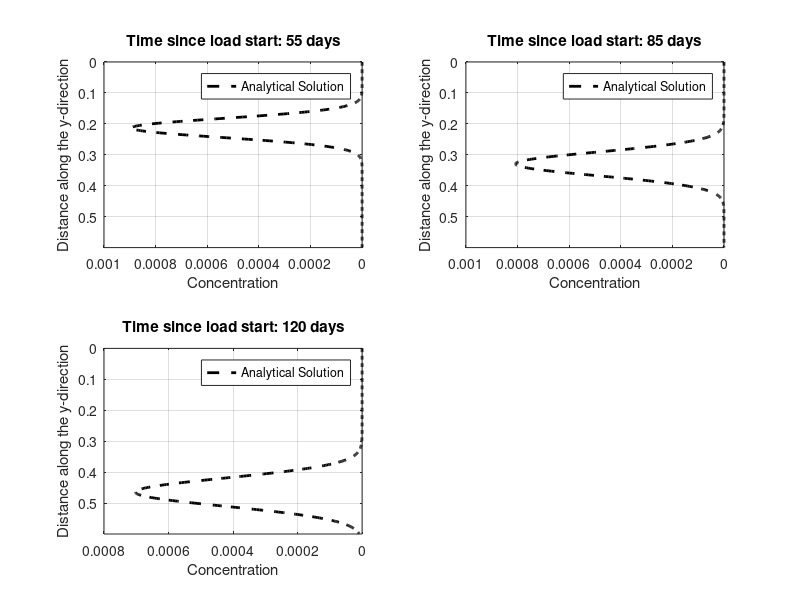

MATLAB code to generate this figure:

% 2-dimensional analytical solution - Transient (using the analytical solution for
% instantaneous point source integrated with respect to time)

function AnltSOL_TRANSIENT_paperWRR

%%%%%%%%%%%%%%%%%%%%%%%%%%%%%%%%%%%%%%%%%%%
% CHOOSE TEST %%%%%%%%%%%%%%%%%%%%%%%%%%%%%%
%%%%%%%%%%%%%%%%%%%%%%%%%%%%%%%%%%%%%%%%%%%

% test = 2; % 2_nrTrans_instS_PorMedia
% test = 4; % 4_nrTrans_contS_PorMedia
% test = 6; % 6_nrTrans_instS_PorMedia_linDecay
% test = 8; % 8_nrTrans_contS_PorMedia_linDecay
 
test = 2; 

%%%%%%%%%%%%%%%%%%%%%%%%%%%%%%%%%%%%%%%%%%%
% General mdoel setup %%%%%%%%%%%%%%%%%%%%%
% Don't change
%%%%%%%%%%%%%%%%%%%%%%%%%%%%%%%%%%%%%%%%%%%
ny                          = 600;          % number of layers (in mm)
Dy                          = 0.0001;      	% longiitudinal dispersivity - y-direction m2/s
specificYield               = 0.23;         % (-)
iLayerLiqFluxSoil_summa_m_s = 1.0359700931174889e-08; % m/s
mLayerDepth_summa_m         = 0.006;        % m

% Preliminary calcs %%%%%%%%%%%%%%%%%%%%%%%%%%%%%%%%
% Intersticial flow velocity because of specific yield
iLayerLiqFluxSoil_summa_mm_s = iLayerLiqFluxSoil_summa_m_s * 1000; % mm/s
iLayerLiqFluxSoil_summa_mm_s_intersticial =...
    iLayerLiqFluxSoil_summa_mm_s / specificYield;       % m/s

V = iLayerLiqFluxSoil_summa_mm_s_intersticial;
%L = V * 60 * 60 * 24 * 20 / 1000;

mLayerDepth_summa_mm = mLayerDepth_summa_m * 1000;

% Time steps
if test == 4 || test == 8 
    tsim = [...
            60 * 60 * 24 * 15,...
            60 * 60 * 24 * 70,...
            60 * 60 * 24 * 120,...
            ];
elseif test == 2 || test == 6 
    tsim = [...
            60 * 60 * 24 * 55,...
            60 * 60 * 24 * 85,...
            60 * 60 * 24 * 120,...
            ];
end

% Storing %%%%%%%%%%%%%%%%%%%%%%%%%%%%%%%%
storage.Dy = Dy;
storage.tsim = tsim;
storage.V = V;
storage.ny = ny;

%%%%%%%%%%%%%%%%%%%%%%%%%%%%%%%%%%%%%%%%%%%%%%%%%%%%%%%%%%%%%%%%%%%%%%
n_ti = numel(tsim);
for ti = 1:n_ti
    
    tsim_i = tsim(ti);
    
    if test == 4 || test == 8 
        
        % Input concentration (continuous)
        C0 = 2;
         
        % Set reation rate
        if test == 4; r = 0; end                % conservative
        if test == 8; r = 0.01/(60*60*24); end  % linear decay
        storage.C0 = C0;
        storage.r = r;
        save InputData storage;
        
        % Call analytical solver
        Analytical_calc_1D_contS(tsim_i)
        
    elseif test == 2 || test == 6
        
        % Input mass (instantaneous)
        M = 350;
        
        % Mass of the receiving node
        mLayerVolFracLiq = [0.2007, 0.2014, 0.2020, 0.2027, 0.2034, 0.2041, 0.2048, 0.2055, 0.2063, 0.2070, 0.2077, 0.2085, 0.2093, 0.2101, 0.2109, 0.2117, 0.2125, 0.2133, 0.2141, 0.2150, 0.2159, 0.2167, 0.2176, 0.2185, 0.2194, 0.2204, 0.2213, 0.2223, 0.2232, 0.2242, 0.2252, 0.2262, 0.2272, 0.2283, 0.2293, 0.2304, 0.2315, 0.2326, 0.2337, 0.2348, 0.2360, 0.2372, 0.2384, 0.2396, 0.2408, 0.2420, 0.2433, 0.2446, 0.2459, 0.2472, 0.2485, 0.2499, 0.2513, 0.2527, 0.2541, 0.2555, 0.2570, 0.2584, 0.2599, 0.2615, 0.2630, 0.2646, 0.2662, 0.2678, 0.2694, 0.2711, 0.2727, 0.2744, 0.2761, 0.2779, 0.2796, 0.2814, 0.2832, 0.2850, 0.2869, 0.2888, 0.2906, 0.2925, 0.2945, 0.2964, 0.2984, 0.3003, 0.3023, 0.3043, 0.3063, 0.3083, 0.3104, 0.3124, 0.3145, 0.3165, 0.3186, 0.3206, 0.3227, 0.3247, 0.3268, 0.3288, 0.3308, 0.3328, 0.3348, 0.3368];
        hru_area_m2      = 32700;
        
        mLayerVolFracWat_summa_m3 = mLayerVolFracLiq * hru_area_m2 * mLayerDepth_summa_m;
        mLayerVolFracWat_summa_mm_m2 = mLayerVolFracLiq * hru_area_m2 * mLayerDepth_summa_m * 1000;
        UpLayVol_mm_m2 = mLayerVolFracWat_summa_m3 * 1000; % to mm*m2
        
        iLayerLiqFluxSoil_summa_mm_s = iLayerLiqFluxSoil_summa_m_s * 1000;
        
        % Set reaction rate
        if test == 2; r = 0; end                % conservative
        if test == 6; r = 0.01/(60*60*24); end  % linear decay
        
        storage.M = M;
        storage.UpLayVol_mm_m2 = UpLayVol_mm_m2;
        storage.mLayerVolFracWat_summa_mm_m2 = mLayerVolFracWat_summa_mm_m2;
        storage.mLayerVolFracLiq = mLayerVolFracLiq;
        storage.r = r;
        storage.mLayerDepth_summa_mm = mLayerDepth_summa_mm;
        storage.iLayerLiqFluxSoil_summa_mm_s = iLayerLiqFluxSoil_summa_mm_s;
        storage.hru_area_m2 =  hru_area_m2;
        save InputData storage;
        
        % Call analytical solver
        Analytical_calc_1D_instS(tsim_i)
        
    end
    %Analytical_calc_1D_2(tsim_i)
    %Analytical_calc_1D_3(tsim_i)
    %Analytical_calc_1D_justAdv(tsim_i, mLayerDepth_summa_m)
    %Analytical_calc_2D
    %Numerical_calc
    Compare_plot(ti, n_ti, tsim_i,mLayerDepth_summa_mm)
    
end


%%%%%%%%%%%%%%%%%%%%%%%%%%%%%%%%%%%%%%%%%
% ANALYTICAL
%%%%%%%%%%%%%%%%%%%%%%%%%%%%%%%%%%%%%%%%%

% 1D, continuous source, Eq. 60 of 
% USGS Chapter B7
% ANALYTICAL SOLUTIONS FOR ONE-, TWO-, AND THREE-DIMENSIONAL SOLUTE
%TRANSPORT IN GROUND-WATER SYSTEMS WITH UNIFORM FLOW
function Analytical_calc_1D_contS(tsim_i)

load InputData storage
C0=storage.C0;
Dy=storage.Dy;
r=storage.r;
V=storage.V;
ny=storage.ny;

Cfinal=zeros(1,ny);

h=waitbar(0,'ANALYTICAL solution: calculating...');

for y=1:ny
    waitbar(y/ny)

    % calculation of A

    %A = (M / UpLayVol) /...
    %    ( 4*n*pi()*(Dx*Dy)^(0.5) );
    A =  C0 / 2;

    % calculation of B
    U = (V^2 + 4*r*Dy)^0.5;
    
    B1 = exp(...
            y * (V - U)/ ...
            (2 * Dy)...
            );
        
    B2 = erfc(...
            (y - (U * tsim_i) ) / ...
            (2 * (Dy * tsim_i)^0.5));
    
    C1 = exp(...
            y * (V + U)/ ...
            (2 * Dy));
    
    C2 = erfc(...
            (y + (U * tsim_i) ) / ...
            (2 * (Dy * tsim_i)^0.5));

    % Final calculation
    C = A * (B1 * B2 + C1 * C2);

    % Saving results
    Cfinal(1,y) = C;

end

close(h)

disp('Analytical solution calculation: OK')

storage.C_analytical = Cfinal';
save AnalytSOL storage;

function Analytical_calc_1D_2(tsim_i)

load InputData storage
C0=storage.C0;
Dy=storage.Dy;
r=storage.r;
V=storage.V;
ny=storage.ny;

Cfinal=zeros(1,ny);

h=waitbar(0,'ANALYTICAL solution: calculating...');

for y=1:ny
    waitbar(y/ny)

    % calculation of A

    %A = (M / UpLayVol) /...
    %    ( 4*n*pi()*(Dx*Dy)^(0.5) );
    
    U = (V^2 + 4*r*Dy)^0.5;
    
    A =  C0 * V^2 / (4 * r * Dy);

    % calculation of B
    
    
    B1 = 2 * exp((y * V / Dy) - r * tsim_i);
        
    B2 = erfc(...
            (y + V * tsim_i) / ...
            (2 * (Dy * tsim_i)^0.5));
    
   C1 = U / V - 1; 
        
   C2 = exp(...
            y * (V - U)/ ...
            (2 * Dy));
    
    C3 = erfc(...
            (y - U * tsim_i) / ...
            (2 * (Dy * tsim_i)^0.5));
        
    D1 = U / V + 1;
    
    D2 = exp(...
            y * (V + U)/ ...
            (2 * Dy));
    
    D3 = erfc(...
            (y + U * tsim_i) / ...
            (2 * (Dy * tsim_i)^0.5));

    % Final calculation
    C = A * (B1 * B2 + C1 * C2 * C3 + D1 * D2 * D3);

    % Saving results
    Cfinal(1,y) = C;

end

close(h)

disp('Analytical solution calculation: OK')

storage.C_analytical = Cfinal';
save AnalytSOL storage;

function Analytical_calc_1D_3(tsim_i)

load InputData storage
C0=storage.C0;
Dy=storage.Dy;
r=storage.r;
V=storage.V;
ny=storage.ny;

Cfinal=zeros(1,ny);

h=waitbar(0,'ANALYTICAL solution: calculating...');

for y=1:ny
    waitbar(y/ny)

    % calculation of A

    %A = (M / UpLayVol) /...
    %    ( 4*n*pi()*(Dx*Dy)^(0.5) );
    

    
    A =  C0;

    % calculation of B
    
    
    B1 = 0.5 *  erfc(...
                (y - V * tsim_i) / ...
                (2 * (Dy * tsim_i)^0.5));
    
   C1 = (V^2 * tsim_i / (pi() * Dy))^0.5;
   
   C2 = exp(-(...
            (y - V * tsim_i)^2)/ ...
            (4 * Dy * tsim_i));
        
   D1  = 0.5 * (1 + (V * y) / Dy + (V^2 * tsim_i) / Dy);
   
   D2  = exp(V * y / Dy);
    
    D3 = erfc(...
            (y + V * tsim_i) / ...
            (2 * (Dy * tsim_i)^0.5));
        

    % Final calculation
    C = A * (B1 +  C1 * C2 - D1 * D2 * D3);

    % Saving results
    Cfinal(1,y) = C;

end

close(h)

disp('Analytical solution calculation: OK')

storage.C_analytical = Cfinal';
save AnalytSOL storage;

function Analytical_calc_1D_justAdv(tsim_i, mLayerDepth_summa_m)

load InputData storage
C0=storage.C0;
Dy=storage.Dy;
r=storage.r;
V=storage.V;
ny=storage.ny;

Cfinal=zeros(1,ny);

h=waitbar(0,'ANALYTICAL solution: calculating...');

for y=1:ny
    waitbar(y/ny)

    % calculation of A

    %A = (M / UpLayVol) /...
    %    ( 4*n*pi()*(Dx*Dy)^(0.5) );
  

    % Final calculation
    C = C0 * (y * mLayerDepth_summa_m - V * tsim_i);

    % Saving results
    Cfinal(1,y) = C;

end

close(h)

disp('Analytical solution calculation: OK')

storage.C_analytical = Cfinal';
save AnalytSOL storage;


% 1D, instantaneous source, Eq. 76 of 
% USGS Chapter B7
% ANALYTICAL SOLUTIONS FOR ONE-, TWO-, AND THREE-DIMENSIONAL SOLUTE
%TRANSPORT IN GROUND-WATER SYSTEMS WITH UNIFORM FLOW
function Analytical_calc_1D_instS(tsim_i)

load InputData storage
M = storage.M;
UpLayVol_mm_m2 = storage.UpLayVol_mm_m2;
mLayerVolFracLiq = storage.mLayerVolFracLiq;
Dy = storage.Dy;
r = storage.r;
V = storage.V;
ny = storage.ny;
hru_area_m2 = storage.hru_area_m2;
mLayerVolFracWat_summa_mm_m2 = storage.mLayerVolFracWat_summa_mm_m2;
mLayerDepth_summa_mm = storage.mLayerDepth_summa_mm;
iLayerLiqFluxSoil_summa_mm_s = storage.iLayerLiqFluxSoil_summa_mm_s;

% Loading point
Yc=1;
% porosity
n = 1; % not needed because it's accounted for in the intersticil flow velocity

% Mass injection unit of aquifer thickness (and area because it's 1D)
% M (g/m3), Vol = m3/s, M_unitVol = 
UpLayVol_m3 = UpLayVol_mm_m2 * 1000;
M_unitVol = M / UpLayVol_m3(1);
M_unitVol = M * (iLayerLiqFluxSoil_summa_mm_s);

M_unitVol = M / ((mLayerDepth_summa_mm / 1000) * mLayerVolFracLiq(1) * hru_area_m2);
M_unitVol = M_unitVol * ( 4 * n * pi() * Dy );

M_unitVol = 1.8/1000 * ( 4 * n * pi() * Dy ) / 1.75;

%M_nunitVol = 350 / (0.006 * 0.2 * 32700);


Cfinal=zeros(1,ny);

h=waitbar(0,'ANALYTICAL solution: calculating...');

for y=1:ny
    
    waitbar(y/ny)

    % calculation of A

    A = (M_unitVol) /...
        ( 4 * n * pi() * Dy );

    % calculation of B
    B = exp(...
            V*(y-Yc)/ ...
            (2*Dy));

    D = exp( ...
            -( V^2 / (4*Dy) + r) * tsim_i ...
            -( (y-Yc)^2 ./ (4 * Dy * tsim_i))) ;

    % Final calculation
    C = A * B * D;

    % Saving results
    Cfinal(1,y) = C;
   
end
close(h)

% Get the effect of dilution because of different layer volumes
% 1) Using cubic spline to extrapolate for all sub-layers because the
% analytical solution has 1 mm of resolution, while the model has 6 mm
mLayerVolFracLiq_interp = spline(...
    1:6:600,...
    mLayerVolFracLiq,...
    1:1:600);
%figure;plot(mLayerVolFracLiq_interp^0.5,[1:1:600]/1000); set(gca,"Ydir","reverse"); set(gca,"Xdir","reverse");

Cfinal_corr = Cfinal * mLayerVolFracLiq_interp(1) ./ mLayerVolFracLiq_interp;

disp('Analytical solution calculation: OK')

storage.C_analytical = Cfinal_corr';
save AnalytSOL storage;

function Analytical_calc_2D

load InputData storage
M=storage.M;
UpLayVol=storage.UpLayVol;
n=storage.n;
Dx=storage.Dx;
Dy=storage.Dy;
r=storage.r;
Xc=storage.Xc;
Yc=storage.Yc;
tsim=storage.tsim;
V=storage.V;
nx=storage.nx;
ny=storage.ny;

Cfinal=zeros(nx,ny);

h=waitbar(0,'ANALYTICAL solution: calculating...');
for x=1:nx
    waitbar(x/nx)
    for y=1:ny
        
    % calculation of A
    
    A = (M / UpLayVol) /...
        ( 4*n*pi()*(Dx*Dy)^(0.5) );

    % calculation of B
    B = exp(...
            V*(y-Yc)/ ...
            (2*Dy));

    % Integral to solve
    fun = @(t) exp( ...
                    -( V^2 / (4*Dx) + r) * t ...
                    -( (x-Xc)^2 ./ (4*Dx*t) ) ...
                    -( (y-Yc)^2 ./ (4*Dy*t))) ;
                
    D = quad(fun,0,tsim);

    % Final calculation
    C = A*B*D;
    
    % Saving results
    Cfinal(x,y) = C;
   
    end
end
close(h)

disp('Analytical solution calculation: OK')

storage.C_analytical = Cfinal';
save AnalytSOL storage;


%%%%%%%%%%%%%%%%%%%%%%%%%%%%%%%%%%%%%%%%%
% Plotting
%%%%%%%%%%%%%%%%%%%%%%%%%%%%%%%%%%%%%%%%%

function Compare_plot(ti, n_ti, tsim_i,mLayerDepth_summa_m)

load InputData storage
InputData = storage;

load AnalytSOL storage
C_analytical = storage.C_analytical;


colormap(gray)
cmap = colormap
cmap = flipud(cmap);

cm = [jet(64);gray(64)];

nsubplot_x = ceil((n_ti)^0.5);
nsubplot_y = ceil(n_ti / nsubplot_x);

if ti==1
     figure
end

% Longitudinal profile
subplot(nsubplot_x,nsubplot_y,ti)
plot(C_analytical,(0:1:InputData.ny-1)/1000,'k--','linewidth',2)
ylim([0 InputData.ny/1000])
%xlim([0 2])
set(gca, 'Ydir', 'reverse'); 
xlabel('Concentration')
ylabel('Distance along the y-direction')
title(['Time since load start: ', num2str(tsim_i/(24*60*60)), ' days'])
legend('Analytical Solution')
set (gca,'Xdir','reverse')
grid on
hold on


disp('ANALYTICAL and NUMERICAL solutions compared: OK')
disp('Finished')
